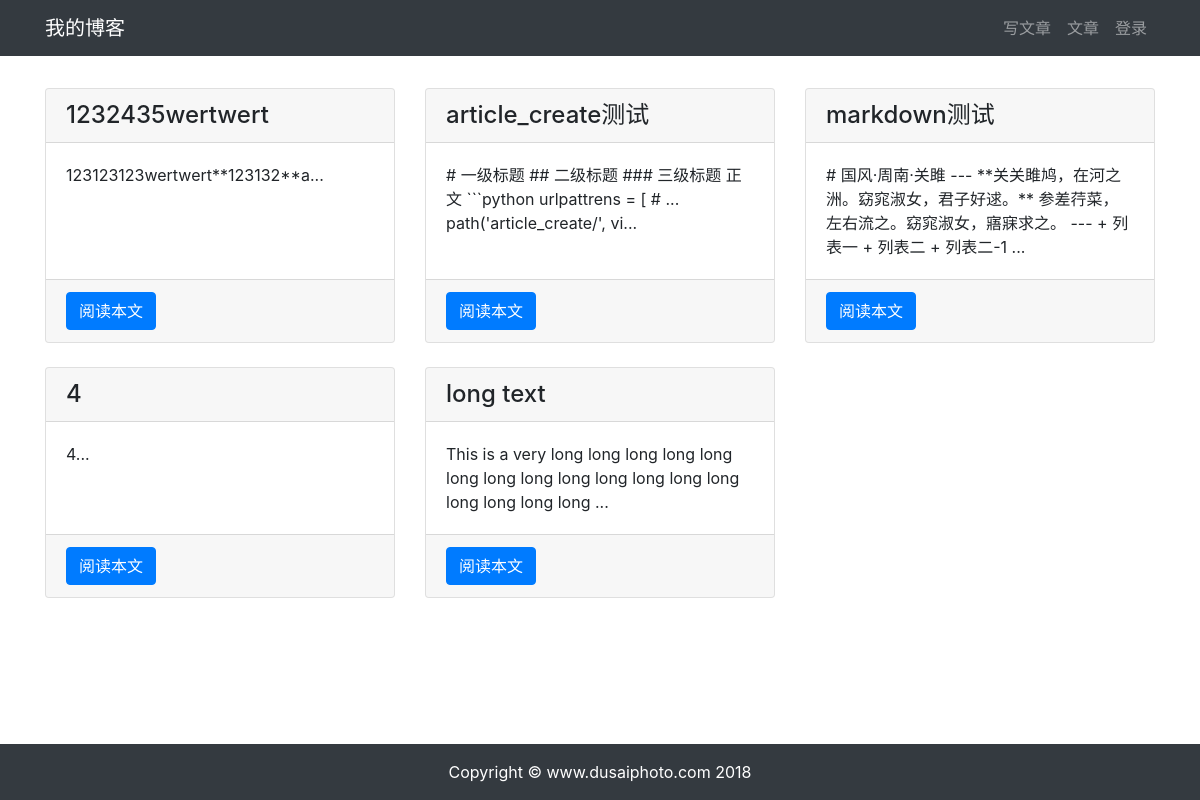
The app's page /, older data.
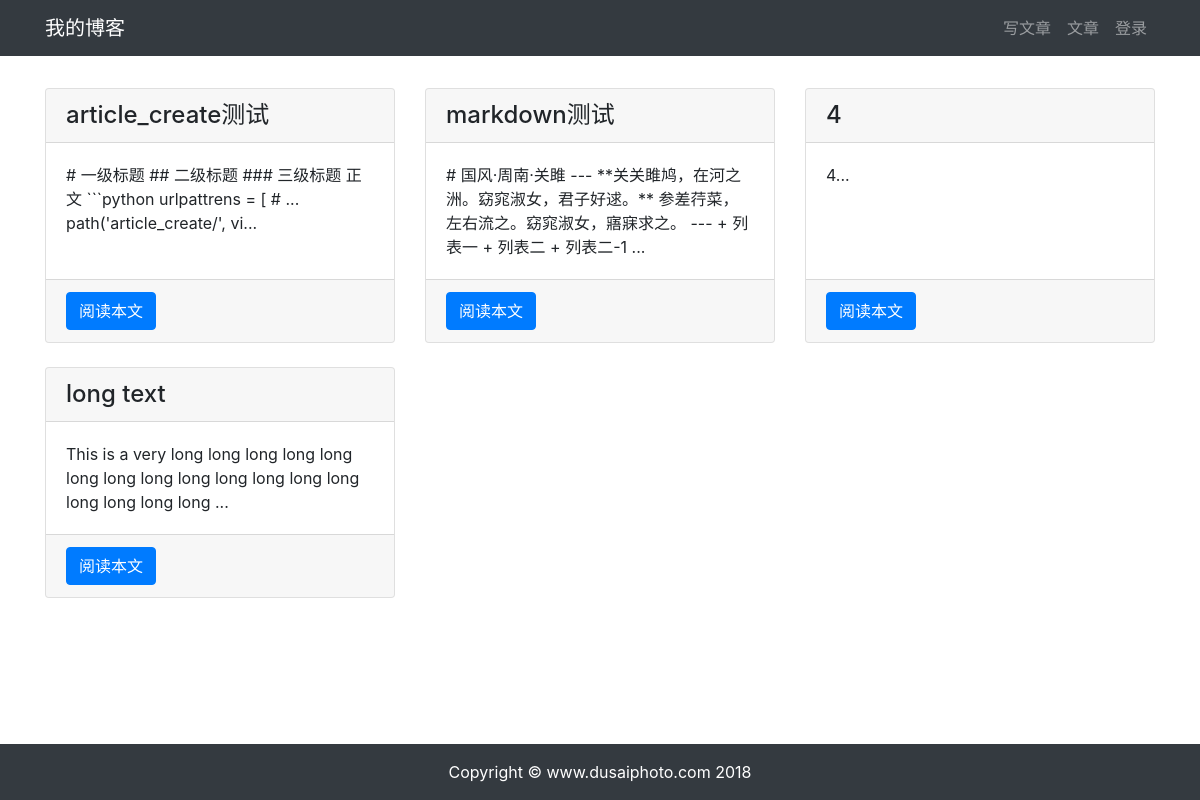
The same page, newer data.
### article/models.py (models this page shows, shortened)
class ArticlePost(models.Model):
    author = models.ForeignKey(User, on_delete=models.CASCADE)
    title = models.CharField(max_length=100)
    body = models.TextField()
    created = models.DateTimeField(default=timezone.now)
    updated = models.DateTimeField(auto_now=True)
    class Meta:
        ordering = ('-created',)

### article/views.py (the view)
# urls.py: path('', article.views.article_list),
def article_list(request):
    articles = ArticlePost.objects.all()
    context = {'articles': articles}
    return render(request, 'article/list.html', context)

### templates/article/list.html (shortened to what this page needs)
{% extends "base.html" %}
{% load static %}
{% block content %}
    <div class="container">
        <br>
        <div class="row mt-2">
            {% for article in articles %}
                <div class="col-4 mb-4">
                    <div class="card h-100">
                        <h4 class="card-header">{{ article.title }}</h4>
                        <div class="card-body">
                            <p class="card-text">{{ article.body|slice:'100' }}...</p>
                        </div>
                        <div class="card-footer">
                            <a href="{% url 'article:article_detail' article.id %}" class="btn btn-primary">阅读本文</a>
                        </div>
                    </div>
                </div>
            {% endfor %}
        </div>
    </div>
{% endblock content %}

### templates/base.html (shortened to what this page needs)
{% load static %}
<!DOCTYPE html>
<html lang="zh-cn">
<head>
    <link rel="stylesheet" href="https://cdn.jsdelivr.net/npm/bootstrap@4.6.0/dist/css/bootstrap.min.css"
>
    <link rel="stylesheet" href="{% static "monokai.css" %}">
</head>
<body>
{% include 'header.html' %}
{% block content %}{% endblock content %}
{% include 'footer.html' %}
</body>
</html>

### templates/header.html
<nav class="navbar navbar-expand-lg navbar-dark bg-dark">
    <div class="container">
        <a class="navbar-brand" href="#">我的博客</a>
        <div>
            <ul class="navbar-nav">
                <li class="nav-item">
                    <a class="nav-link" href="{% url 'article:article_create' %}">写文章</a>
                </li>
                <li class="nav-item">
                    <a class="nav-link" href="{% url 'article:article_list' %}">文章</a>
                </li>
                {% if user.is_authenticated %}
                    <li class="nav-item dropdown">
                        <a class="nav-link dropdown-toggle" href="#" id="navbarDropdown" role="button"
                           data-toggle="dropdown" aria-haspopup="true" aria-expanded="false">
                            {{ user.username }}
                        </a>
                        <div class="dropdown-menu" aria-labelledby="navbarDropdown">
                            <a class="dropdown-item" href="{% url "userprofile:logout" %}">退出登录</a>
                        </div>
                    </li>
                {% else %}
                    <li class="nav-item">
                        <a class="nav-link" href="{% url "userprofile:login" %}">登录</a>
                    </li>
                {% endif %}
            </ul>
        </div>
    </div>
</nav>

### templates/footer.html
{% load static %}
<div>
    <br><br><br>
</div>
<footer class="py-3 bg-dark fixed-bottom">
    <div class="container">
        <p class="m-0 text-center text-white">Copyright &copy; www.dusaiphoto.com 2018</p>
    </div>
</footer>

Row changes from the older to the newer data that the page shows:
removed ArticlePost: title "1232435wertwert", body "123123123wertwert**123132**a"
